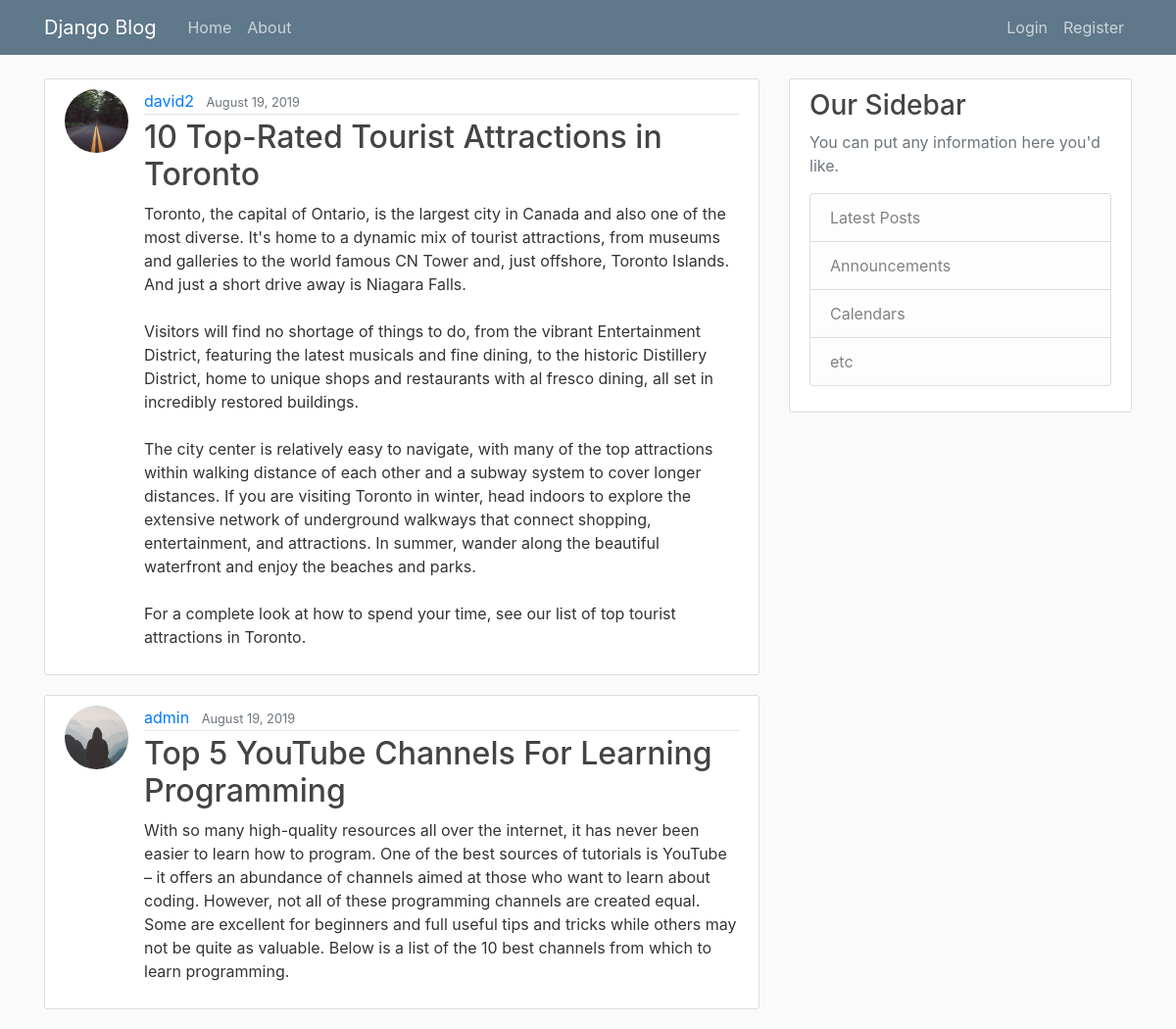
The page / on the database its author committed.
### blog/models.py (models this page shows, shortened)
class Post(models.Model):
    title = models.CharField(max_length=100)
    content = models.TextField()
    date_posted = models.DateTimeField(default=timezone.now)
    author = models.ForeignKey(User, on_delete=models.CASCADE)

### users/models.py (models this page shows, shortened)
class Profile(models.Model):
    user = models.OneToOneField(User, on_delete=models.CASCADE)
    image = models.ImageField(default='default.jpg', upload_to='profile_pics')

### blog/views.py (the view)
# urls.py: path('', PostListView.as_view(), name='blog-home'),
class PostListView(ListView):
    model = Post
    template_name = 'blog/home.html'
    context_object_name = 'posts'
    paginate_by = 2
    ordering = ['-date_posted']

### blog/templates/blog/home.html (shortened to what this page needs)
{% extends "blog/base.html" %}
{% block content %}
	{% for post in posts %}
		<article class="media content-section">
			<img class="rounded-circle article-img" src="{{ post.author.profile.image.url }}">
		  <div class="media-body">
		    <div class="article-metadata">
		      <a class="mr-2" href="#">{{ post.author }}</a>
		      <small class="text-muted">{{ post.date_posted|date:"F j, Y" }}</small>
		    </div>
		    <h2><a class="article-title" href="{% url 'post-detail' post.id  %}">{{ post.title }}</a></h2>
		    <p class="article-content">{{ post.content }}</p>
		  </div>
		</article>
	{% endfor %}
{% endblock content %}

### blog/static/blog/main.css (style rules this page uses)
body { background: #fafafa; color: #333333; margin-top: 5rem; }
h1, h2, h3, h4, h5, h6 { color: #444444; }
.content-section { background: #ffffff; padding: 10px 20px; border: 1px solid #dddddd; border-radius: 3px; margin-bottom: 20px; }
.article-title { color: #444444; }
.article-content { white-space: pre-line; }
.article-img { height: 65px; width: 65px; margin-right: 16px; }
.article-metadata { padding-bottom: 1px; margin-bottom: 4px; border-bottom: 1px solid #e3e3e3 }

### rows shown on the page
Post: author.profile.image (picture), author "david2", date_posted "August 19, 2019", title "10 Top-Rated Tourist Attractions in Toronto", content "Toronto, the capital of Ontario, is the largest city in Canada and also one of the most diverse. It's home to a dynamic mix of tourist attractions, from museums and galleries to the world famous CN Tower and, just offshore, Toronto Islands. And just a short drive away is Niagara Falls. Visitors will find no shortage of things to do, from the vibrant Entertainment District, featuring the latest musicals and fine dining, to the historic Distillery District, home to unique shops and restaurants with al fresco dining, all set in incredibly restored buildings. The city center is relatively easy to navigate, with many of the top attractions within walking distance of each other and a subway…"
Post: author.profile.image (placeholder picture), author "admin", date_posted "August 19, 2019", title "Top 5 YouTube Channels For Learning Programming", content "With so many high-quality resources all over the internet, it has never been easier to learn how to program. One of the best sources of tutorials is YouTube – it offers an abundance of channels aimed at those who want to learn about coding. However, not all of these programming channels are created equal. Some are excellent for beginners and full useful tips and tricks while others may not be quite as valuable. Below is a list of the 10 best channels from which to learn programming."
